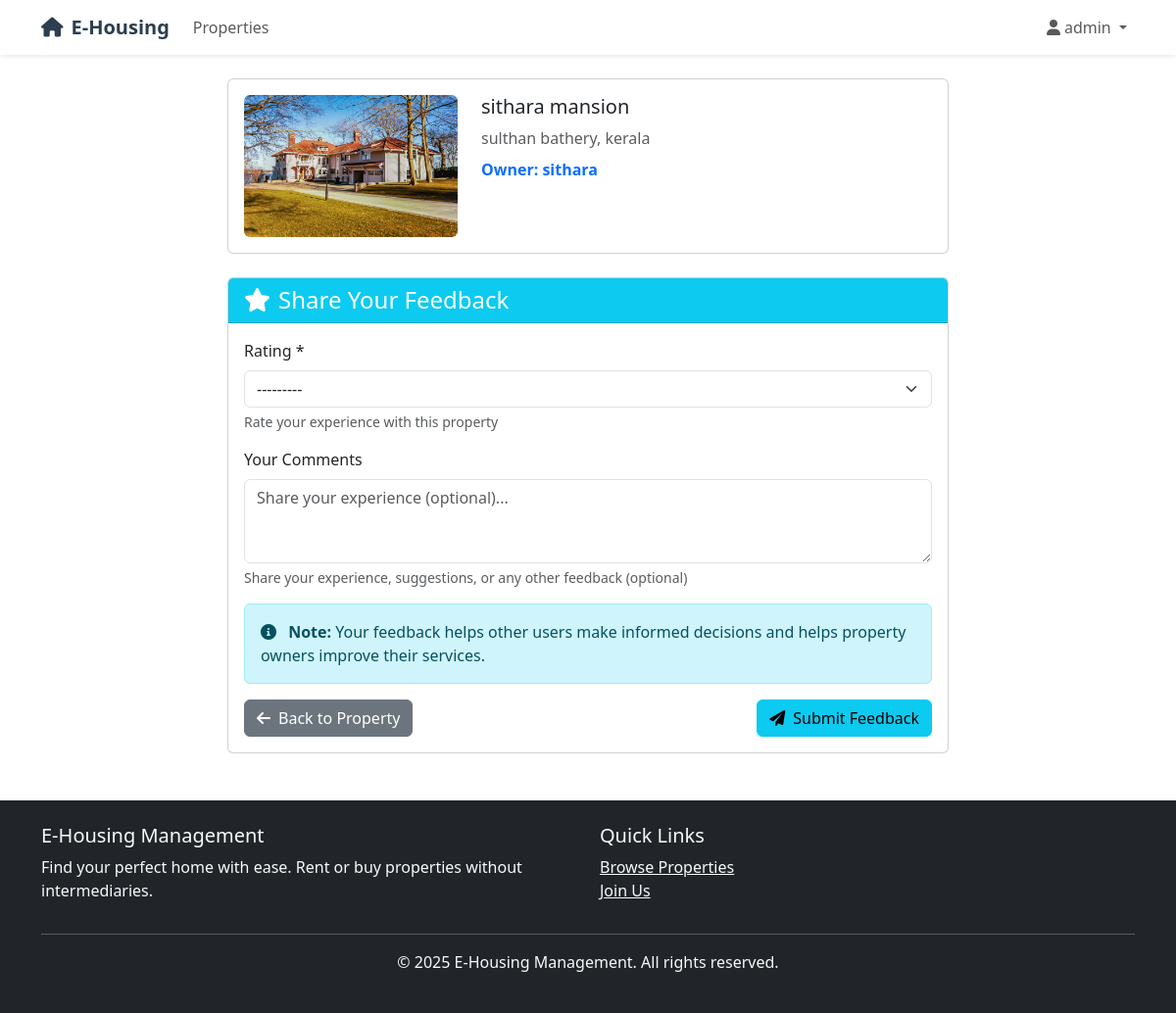
Screenshot of /communications/feedback/2/ (signed in) with the database file from the repository.
### accounts/models.py (models this page shows, shortened)
class User(AbstractUser):
    USER_TYPES = (
        ('buyer', 'Buyer/Tenant'),
        ('owner', 'Property Owner'),
        ('admin', 'Administrator'),
    )
    user_type = models.CharField(max_length=10, choices=USER_TYPES, default='buyer')
    is_approved = models.BooleanField(default=False)
    email = models.EmailField(unique=True)

### properties/models.py (models this page shows, shortened)
class Property(models.Model):
    PROPERTY_TYPES = (
        ('rent', 'For Rent'),
        ('sell', 'For Sale'),
    )
    PROPERTY_CATEGORIES = (
        ('apartment', 'Apartment'),
        ('house', 'House'),
        ('villa', 'Villa'),
        ('studio', 'Studio'),
        ('room', 'Room'),
        ('commercial', 'Commercial'),
    )
    owner = models.ForeignKey(User, on_delete=models.CASCADE, related_name='properties')
    title = models.CharField(max_length=200)
    description = models.TextField()
    property_type = models.CharField(max_length=10, choices=PROPERTY_TYPES)
    category = models.CharField(max_length=20, choices=PROPERTY_CATEGORIES)
    price = models.DecimalField(max_digits=12, decimal_places=2)
    bedrooms = models.PositiveIntegerField(default=1)
    bathrooms = models.PositiveIntegerField(default=1)
    area = models.PositiveIntegerField(help_text='Area in square feet')
    address = models.TextField()
    city = models.CharField(max_length=100)
    state = models.CharField(max_length=100)
    pincode = models.CharField(max_length=10)
    is_approved = models.BooleanField(default=False)
    is_available = models.BooleanField(default=True)
    created_at = models.DateTimeField(auto_now_add=True)
    updated_at = models.DateTimeField(auto_now=True)
    parking = models.BooleanField(default=False)
    furnished = models.BooleanField(default=False)
    balcony = models.BooleanField(default=False)
    gym = models.BooleanField(default=False)
    swimming_pool = models.BooleanField(default=False)
    class Meta:
        ordering = ['-created_at']
        verbose_name_plural = 'Properties'
    def get_main_image(self):
        main_image = self.images.first()
        return main_image.image.url if main_image else None

class PropertyImage(models.Model):
    property = models.ForeignKey(Property, on_delete=models.CASCADE, related_name='images')
    image = models.ImageField(upload_to='properties/')
    caption = models.CharField(max_length=200, blank=True)
    created_at = models.DateTimeField(auto_now_add=True)
    class Meta:
        ordering = ['created_at']

### communications/views.py (the view)
# urls.py: path('feedback/<int:property_id>/', views.send_feedback, name='send_feedback'),
@login_required
def send_feedback(request, property_id):
    property_obj = get_object_or_404(Property, pk=property_id, is_approved=True)
    existing_feedback = Feedback.objects.filter(user=request.user, property=property_obj).first()
    if existing_feedback:
        messages.info(request, 'You have already provided feedback for this property.')
        return redirect('properties:detail', pk=property_id)
    if request.method == 'POST':
        form = FeedbackForm(request.POST)
        if form.is_valid():
            feedback = form.save(commit=False)
            feedback.user = request.user
            feedback.property = property_obj
            feedback.save()
            messages.success(request, 'Thank you for your feedback!')
            return redirect('properties:detail', pk=property_id)
    else:
        form = FeedbackForm()
    context = {
        'form': form,
        'property': property_obj,
    }
    return render(request, 'communications/send_feedback.html', context)

### communications/forms.py
class FeedbackForm(forms.ModelForm):
    class Meta:
        model = Feedback
        fields = ['rating', 'comment']
        widgets = {
            'rating': forms.Select(attrs={'class': 'form-select'}),
            'comment': forms.Textarea(attrs={
                'class': 'form-control',
                'rows': 3,
                'placeholder': 'Share your experience (optional)...'
            }),
        }

### templates/communications/send_feedback.html (shortened to what this page needs)
{% extends 'base.html' %}
{% block content %}
<div class="container mt-4">
    <div class="row justify-content-center">
        <div class="col-md-8">
            <div class="card mb-4">
                <div class="card-body">
                    <div class="row">
                        <div class="col-md-4">
                            {% if property.get_main_image %}
                                <img src="{{ property.get_main_image }}" class="img-fluid rounded" alt="{{ property.title }}">
                            {% else %}
                                <div class="bg-light d-flex align-items-center justify-content-center rounded" style="height: 150px;">
                                    <i class="fas fa-home fa-3x text-muted"></i>
                                </div>
                            {% endif %}
                        </div>
                        <div class="col-md-8">
                            <h5>{{ property.title }}</h5>
                            <p class="text-muted mb-2">{{ property.city }}, {{ property.state }}</p>
                            <p class="text-primary fw-bold">Owner: {{ property.owner.username }}</p>
                        </div>
                    </div>
                </div>
            </div>
            <div class="card">
                <div class="card-header bg-info text-white">
                    <h4 class="mb-0"><i class="fas fa-star me-2"></i>Share Your Feedback</h4>
                </div>
                <div class="card-body">
                    <form method="post">
                        <div class="mb-3">
                            <label for="{{ form.rating.id_for_label }}" class="form-label">Rating *</label>
                            {{ form.rating }}
                            <div class="form-text">Rate your experience with this property</div>
                        </div>
                        <div class="mb-3">
                            <label for="{{ form.comment.id_for_label }}" class="form-label">Your Comments</label>
                            {{ form.comment }}
                            <div class="form-text">Share your experience, suggestions, or any other feedback (optional)</div>
                        </div>
                        <div class="alert alert-info">
                            <i class="fas fa-info-circle me-2"></i>
                            <strong>Note:</strong> Your feedback helps other users make informed decisions and helps property owners improve their services.
                        </div>
                        <div class="d-flex justify-content-between">
                            <a href="{% url 'properties:detail' property.pk %}" class="btn btn-secondary">
                                <i class="fas fa-arrow-left me-2"></i>Back to Property
                            </a>
                            <button type="submit" class="btn btn-info">
                                <i class="fas fa-paper-plane me-2"></i>Submit Feedback
                            </button>
                        </div>
                    </form>
                </div>
            </div>
        </div>
    </div>
</div>
{% endblock %}

### templates/base.html (shortened to what this page needs)
<!DOCTYPE html>
<html lang="en">
<head>
    <link href="https://cdn.jsdelivr.net/npm/bootstrap@5.3.0/dist/css/bootstrap.min.css" rel="stylesheet">
    <link href="https://cdnjs.cloudflare.com/ajax/libs/font-awesome/6.0.0/css/all.min.css" rel="stylesheet">
</head>
<body>
    <nav class="navbar navbar-expand-lg navbar-light bg-white shadow-sm">
        <div class="container">
            <a class="navbar-brand" href="{% url 'home' %}">
                <i class="fas fa-home me-2"></i>E-Housing
            </a>
            <div class="collapse navbar-collapse" id="navbarNav">
                <ul class="navbar-nav me-auto">
                    <li class="nav-item">
                        <a class="nav-link" href="{% url 'properties:list' %}">Properties</a>
                    </li>
                </ul>
                <ul class="navbar-nav">
                    {% if user.is_authenticated %}
                        <li class="nav-item dropdown">
                            <a class="nav-link dropdown-toggle" href="#" id="navbarDropdown" role="button" data-bs-toggle="dropdown">
                                <i class="fas fa-user me-1"></i>{{ user.username }}
                            </a>
                        </li>
                    {% endif %}
                </ul>
            </div>
        </div>
    </nav>
    <main>
        {% block content %}
        {% endblock %}
    </main>
    <footer class="bg-dark text-light py-4 mt-5">
        <div class="container">
            <div class="row">
                <div class="col-md-6">
                    <h5>E-Housing Management</h5>
                    <p>Find your perfect home with ease. Rent or buy properties without intermediaries.</p>
                </div>
                <div class="col-md-6">
                    <h5>Quick Links</h5>
                    <ul class="list-unstyled">
                        <li><a href="{% url 'properties:list' %}" class="text-light">Browse Properties</a></li>
                        <li><a href="{% url 'accounts:register' %}" class="text-light">Join Us</a></li>
                    </ul>
                </div>
            </div>
            <hr>
            <div class="text-center">
                <p>&copy; 2025 E-Housing Management. All rights reserved.</p>
            </div>
        </div>
    </footer>
</body>
</html>

### templates/base.html (style rules this page uses)
.navbar-brand { font-weight: bold; color: #2c3e50 !important; }

### rows the page displays
User: username "admin"
Property: get_main_image (picture), title "sithara mansion", city "sulthan bathery", state "kerala", owner.username "sithara"
